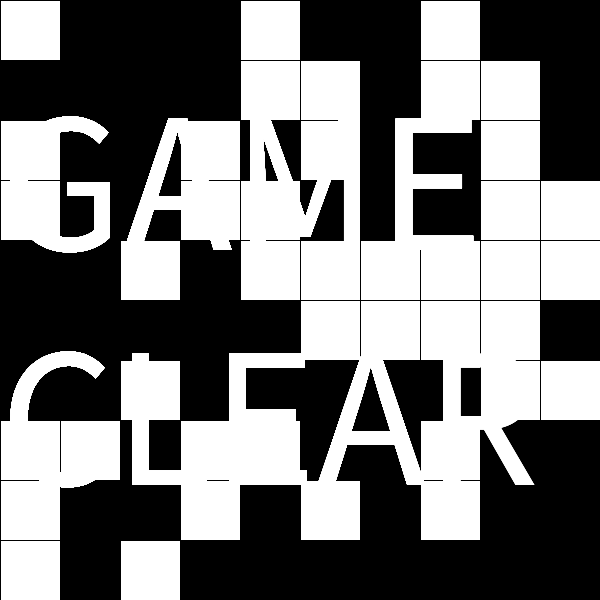
Frame 1 (no input)
Frame 60 (the mouse pressed at the canvas centre just before this capture): identical to frame 1, image omitted
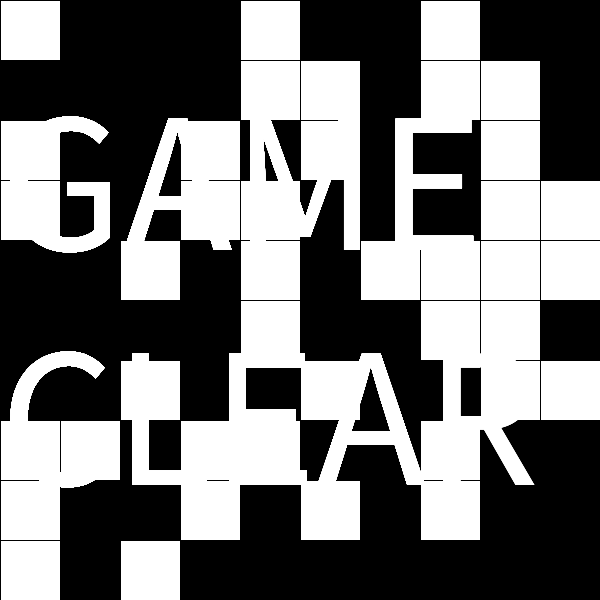
Frame 120 (the mouse held since frame 60 and released just before this capture)

The Processing sketch that drew these frames (run headless with seeded random() and noise(); from frame 60 on, the mouse is pressed at the canvas centre):

// Processing sketch: sketch4502
// ── sketch4502.pde
int map_size = 10;
int block_size = 60;
int[][] map = new int[map_size][map_size];
int t;
 
void setup(){
  size(600,600);
  for(int i=0; i<map_size; i++){
    for(int j=0; j<map_size; j++){
      //全て白に
      map[i][j] = 1;
    }
  }
  //問題を作成
  for(int i=0; i<30; i++){
    set(random(width-1),random(height-1));
  }
}
void draw(){
  background(0);
  for(int i=0; i<map_size; i++){
    for(int j=0; j<map_size; j++){
      if(map[i][j] == -1){
          fill(255);
          textSize(200);
          text("GAME \nCLEAR",0,250);
      }
      if(map[i][j] == 1){
          fill(0);
      }
      rect(i*block_size,j*block_size,block_size,block_size);
    }
  }
}
 
void mousePressed(){
  set(mouseX,mouseY);
}
 
void set(float px,float py){
  int x = (int)(px/block_size);
  int y = (int)(py/block_size);
  if(x<0 || x>map_size || y<0 || y>map_size)return;
  map[x][y] *= -1;
  if(x >= 1)map[x-1][y] *= -1;
  if(x <= map_size-2)map[x+1][y] *= -1;
  if(y >= 1)map[x][y-1] *= -1;
  if(y <= map_size-2)map[x][y+1] *= -1;
}
